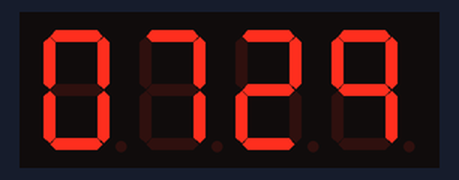
Recording of a sketch running on a simulated Arduino Uno, built with avr-gcc and run on an emulated ATmega328P. On the bench: 4-digit seven-segment display.

Above: at 0.1 s.
At 60.2 s:
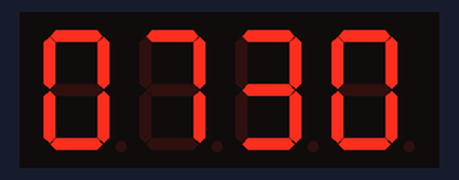
At 120.3 s:
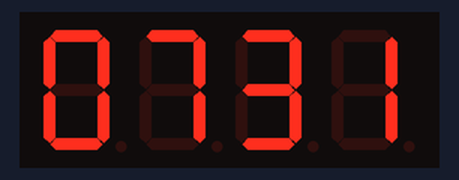

Measured:
- what the display in image 1 shows lasts 60.1 s, from 60.2 s to 120.3 s

The sketch:

clock.ino
```cpp
#include <Arduino.h>
#include <TM1637Display.h>

// Define the pin connections
#define CLK_PIN 4
#define DIO_PIN 5

TM1637Display display(CLK_PIN, DIO_PIN);

// Define segment patterns for digits 0-9 and blank
const uint8_t segments[] = {
  0b00111111,  // 0
  0b00000110,  // 1
  0b01011011,  // 2
  0b01001111,  // 3
  0b01100110,  // 4
  0b01101101,  // 5
  0b01111101,  // 6
  0b00000111,  // 7
  0b01111111,  // 8
  0b01100111,  // 9
  0b00000000   // Blank
};

unsigned long previousMillis = 0;
unsigned long interval = 60000; // 1 minute interval

byte hours = 7;
byte minutes = 29;

void setup() {
  // Initialize the display
  display.setBrightness(7); // Adjust the brightness (0-7)
}

void loop() {
  unsigned long currentMillis = millis();

  // Check if the interval has elapsed
  if (currentMillis - previousMillis >= interval) {
    // Increment the time
    minutes++;
    if (minutes >= 60) {
      minutes = 0;
      hours++;
      if (hours >= 24) {
        hours = 0;
      }
    }

    previousMillis = currentMillis;
  }

  byte hour_1 = hours / 10;
  byte hour_2 = hours % 10;
  byte minute_1 = minutes / 10;
  byte minute_2 = minutes % 10;

  display.setSegments(&segments[hour_1], 1, 0);
  display.setSegments(&segments[hour_2], 1, 1);
  display.setSegments(&segments[minute_1], 1, 2);
  display.setSegments(&segments[minute_2], 1, 3);

  delay(100); // Small delay to avoid flickering
}
```
